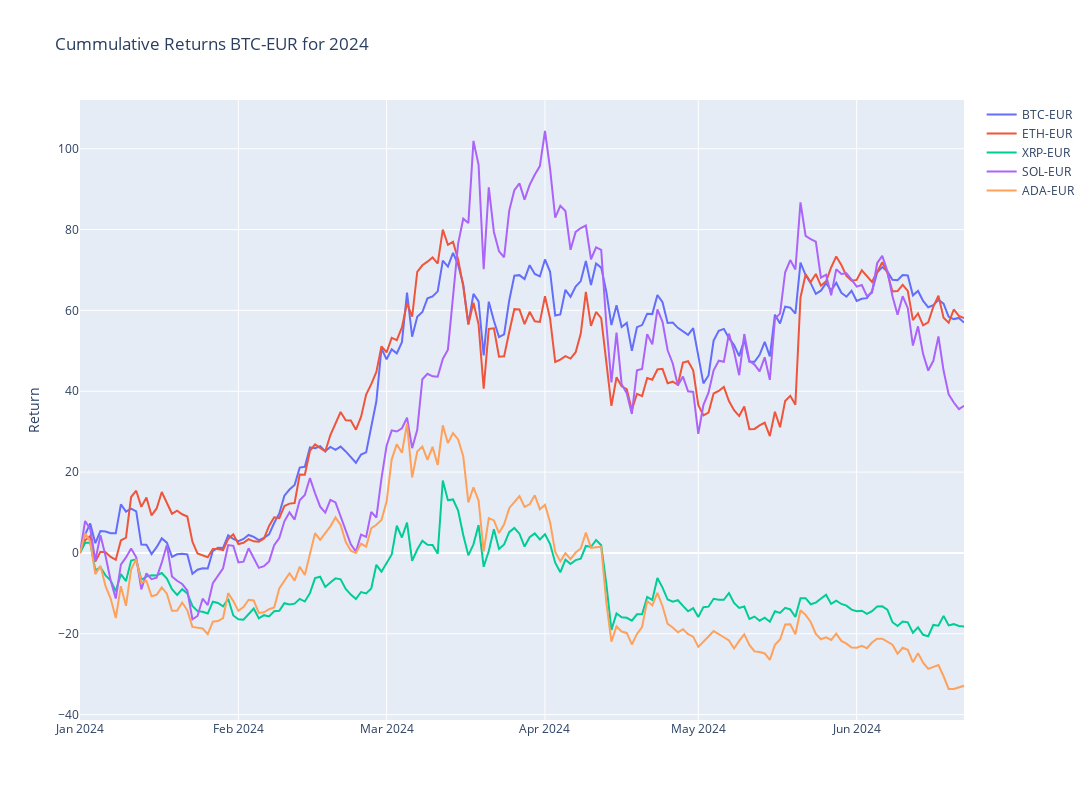

Here is the notebook cell this chart was saved with:
### Code cell
# Plotly
fig = make_subplots()

# Graph (1,1)
# Loop all stock files and get cummulative return for year
for stock in tqdm(index_list):
    f = os.path.join("../input", stock)
    df = pd.read_csv(f+".csv",index_col="Date",parse_dates=True)
    df['Cummulative_Return'] = cumulative_return(df["Adj Close"].loc[year])
    fig.add_trace(go.Scatter(x=df['Cummulative_Return'].loc[year].index,y=df['Cummulative_Return'].loc[year],mode="lines",name=stock.split('.')[0]),row=1,col=1)

# Update xaxis properties
fig.update_yaxes(title_text="Return", row=1, col=1)

fig.update_layout(height=800, width=1300,showlegend=True,title=f"Cummulative Returns {ticker} for {year}")

fig.show()

### Figure 1 — Plotly figure (JSON) as saved in the notebook; plotly's stock layout.template omitted (floating-point values rounded to 4 significant figures; data arrays with more than 128 entries replaced by an {"elided": "..."} marker saying what was removed)
{"data": [{"mode": "lines", "name": "BTC-EUR", "type": "scatter", "x": {"elided": "174 str values"}, "xaxis": "x", "y": {"elided": "174 float values"}, "yaxis": "y"}, {"mode": "lines", "name": "ETH-EUR", "type": "scatter", "x": {"elided": "174 str values"}, "xaxis": "x", "y": {"elided": "174 float values"}, "yaxis": "y"}, {"mode": "lines", "name": "XRP-EUR", "type": "scatter", "x": {"elided": "174 str values"}, "xaxis": "x", "y": {"elided": "174 float values"}, "yaxis": "y"}, {"mode": "lines", "name": "SOL-EUR", "type": "scatter", "x": {"elided": "174 str values"}, "xaxis": "x", "y": {"elided": "174 float values"}, "yaxis": "y"}, {"mode": "lines", "name": "ADA-EUR", "type": "scatter", "x": {"elided": "174 str values"}, "xaxis": "x", "y": {"elided": "174 float values"}, "yaxis": "y"}], "layout": {"height": 800, "showlegend": true, "title": {"text": "Cummulative Returns BTC-EUR for 2024"}, "width": 1300, "xaxis": {"anchor": "y", "domain": [0, 1]}, "yaxis": {"anchor": "x", "domain": [0, 1], "title": {"text": "Return"}}}}
